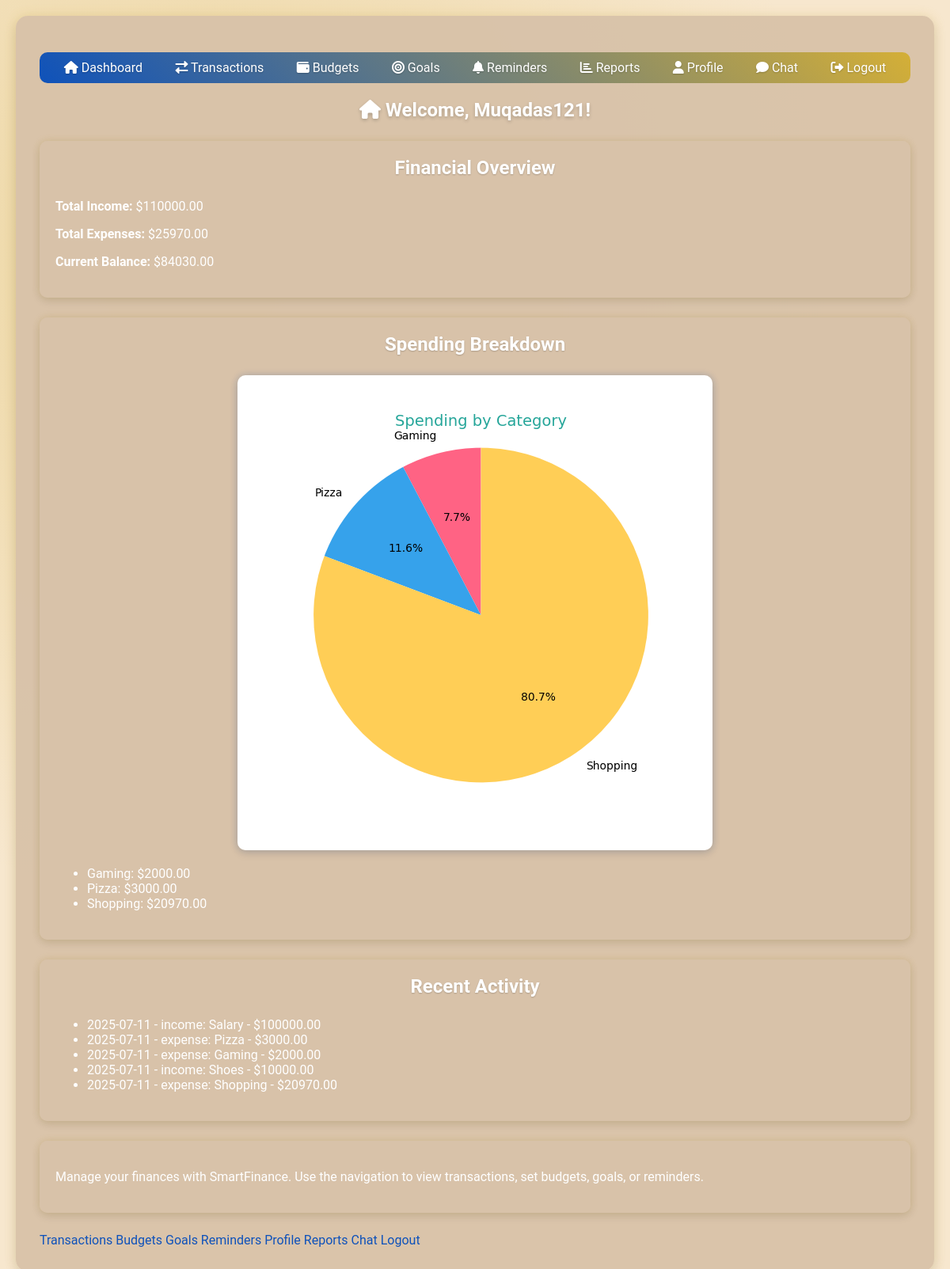
/dashboard (signed in), run on the app's committed database.
### tables this page shows
CREATE TABLE users (
        id INTEGER PRIMARY KEY AUTOINCREMENT,
        username TEXT UNIQUE NOT NULL,
        first_name TEXT,
        last_name TEXT,
        email TEXT UNIQUE NOT NULL,
        password TEXT NOT NULL
    , is_admin INTEGER DEFAULT 0, age INTEGER, occupation TEXT, income REAL, location TEXT, financial_goals_summary TEXT, profile_picture TEXT);

CREATE TABLE transactions (
        id INTEGER PRIMARY KEY AUTOINCREMENT,
        user_id INTEGER,
        type TEXT,
        category TEXT,
        amount REAL,
        date TEXT,
        FOREIGN KEY (user_id) REFERENCES users(id)
    );

### app.py (the view, shortened to what this page needs)
@app.route('/dashboard')
@login_required
def dashboard():
    conn = sqlite3.connect('smartfinance.db')
    c = conn.cursor()
    c.execute('SELECT type, category, amount, date FROM transactions WHERE user_id = ?', (current_user.id,))
    transactions = c.fetchall()
    c.execute('SELECT category, amount FROM budgets WHERE user_id = ?', (current_user.id,))
    budgets = c.fetchall()
    conn.close()
    df = pd.DataFrame(transactions, columns=['type', 'category', 'amount', 'date'])
    total_income = df[df['type'] == 'income']['amount'].sum() if not df.empty and 'income' in df['type'].values else 0
    total_expenses = df[df['type'] == 'expense']['amount'].sum() if not df.empty and 'expense' in df['type'].values else 0
    current_balance = total_income - total_expenses
    spending_data = {}
    if not df.empty and 'expense' in df['type'].values:
        spending = df[df['type'] == 'expense'].groupby('category')['amount'].sum()
        plt.figure(figsize=(6, 6))
        colors = ['#FF6384', '#36A2EB', '#FFCE56', '#4BC0C0', '#9966FF']
        plt.pie(spending, labels=spending.index, autopct='%1.1f%%', colors=colors, startangle=90)
        plt.title('Spending by Category', color='#26A69A', fontsize=14)
        plt.axis('equal')
        plt.savefig('static/spending_chart.png')
        plt.close()
        spending_data = spending.to_dict()
    else:
        spending_data = {}
    recent_transactions = transactions[-5:] if transactions else []
    return render_template('dashboard.html', total_income=total_income, total_expenses=total_expenses,
                          current_balance=current_balance, spending=spending_data, recent_transactions=recent_transactions)

### app.py (called while the page is built)
@login_manager.user_loader
def load_user(user_id):
    conn = sqlite3.connect('smartfinance.db')
    c = conn.cursor()
    c.execute('SELECT id, username, is_admin, age, occupation, income, location, financial_goals_summary, profile_picture FROM users WHERE id = ?', (user_id,))
    user_data = c.fetchone()
    conn.close()
    if user_data:
        return User(id=user_data[0], username=user_data[1], is_admin=user_data[2], age=user_data[3], occupation=user_data[4],
                   income=user_data[5], location=user_data[6], financial_goals_summary=user_data[7], profile_picture=user_data[8])
    return None

### Templates/dashboard.html (shortened to what this page needs)
{% extends "base.html" %}
{% block content %}
    <h2><i class="fas fa-home"></i> Welcome, {{ current_user.username }}!</h2>
    <div class="card">
        <h3>Financial Overview</h3>
        <p><strong>Total Income:</strong> ${{ "%.2f" | format(total_income) }}</p>
        <p><strong>Total Expenses:</strong> ${{ "%.2f" | format(total_expenses) }}</p>
        <p><strong>Current Balance:</strong> ${{ "%.2f" | format(current_balance) }}</p>
    </div>
    <div class="card">
        <h3>Spending Breakdown</h3>
        {% if spending %}
            <img src="{{ url_for('static', filename='spending_chart.png') }}" alt="Spending Chart" style="max-width: 100%;">
            <ul>
                {% for category, amount in spending.items() %}
                    <li>{{ category }}: ${{ "%.2f" | format(amount) }}</li>
                {% endfor %}
            </ul>
        {% else %}
            <p>No spending data available yet.</p>
        {% endif %}
    </div>
    <div class="card">
        <h3>Recent Activity</h3>
        {% if recent_transactions %}
            <ul>
                {% for trans in recent_transactions %}
                    <li>{{ trans[3] }} - {{ trans[0] }}: {{ trans[1] }} - ${{ "%.2f" | format(trans[2]) }}</li>
                {% endfor %}
            </ul>
        {% else %}
            <p>No recent activity.</p>
        {% endif %}
    </div>
    <div class="card">
        <p>Manage your finances with SmartFinance. Use the navigation to view transactions, set budgets, goals, or reminders.</p>
    </div>
    <div class="nav-links">
        <a href="{{ url_for('transactions') }}" class="hover-link">Transactions</a>
        <a href="{{ url_for('budgets') }}" class="hover-link">Budgets</a>
        <a href="{{ url_for('goals') }}" class="hover-link">Goals</a>
        <a href="{{ url_for('reminders') }}" class="hover-link">Reminders</a>
        <a href="{{ url_for('profile') }}" class="hover-link">Profile</a>
        <a href="{{ url_for('reports') }}" class="hover-link">Reports</a>
        <a href="{{ url_for('chat') }}" class="hover-link">Chat</a>
        <a href="{{ url_for('logout') }}" class="hover-link">Logout</a>
    </div>
{% endblock %}

### static/style.css (style rules this page uses)
body { font-family: 'Roboto', sans-serif; margin: 0; padding: 20px; background: #f7e7ce; color: #ffffff; min-height: 100vh; display: flex; justify-content: center; align-items: center; background-image: radial-gradient(circle at 20% 20%, rgba(212, 175, 55, 0.3) 0%, transparent 50%); }
h1, h2, h3 { color: #ffffff; text-align: center; margin-bottom: 25px; text-shadow: 0 2px 4px rgba(0, 0, 0, 0.2); }
.card { background: rgba(217, 194, 169, 0.95); padding: 20px; margin-bottom: 25px; border-radius: 10px; box-shadow: 0 4px 12px rgba(0, 0, 0, 0.1), 0 0 10px rgba(212, 175, 55, 0.2); animation: fadeInUp 1s ease-out; }
.card h3 { margin-top: 0; font-size: 1.5em; color: #ffffff; text-shadow: 0 1px 2px rgba(0, 0, 0, 0.2); }
img { max-width: 100%; height: auto; display: block; margin: 20px auto; border-radius: 10px; box-shadow: 0 4px 12px rgba(0, 0, 0, 0.1), 0 0 10px rgba(15, 82, 186, 0.2); animation: bounceIn 1s ease-out; }
.hover-link { color: #0f52ba; text-decoration: none; transition: color 0.3s ease, text-shadow 0.3s ease; }

### data on the page
users: username "Muqadas121"
transactions: category "Gaming", amount "2000.00"
transactions: category "Pizza", amount "3000.00"
transactions: category "Shopping", amount "20970.00"
transactions: amount "100000.00"
transactions: amount "10000.00"

### other printed values
{{ "%.2f" | format(total_income) }} "110000.00"
{{ "%.2f" | format(total_expenses) }} "25970.00"
{{ "%.2f" | format(current_balance) }} "84030.00"
